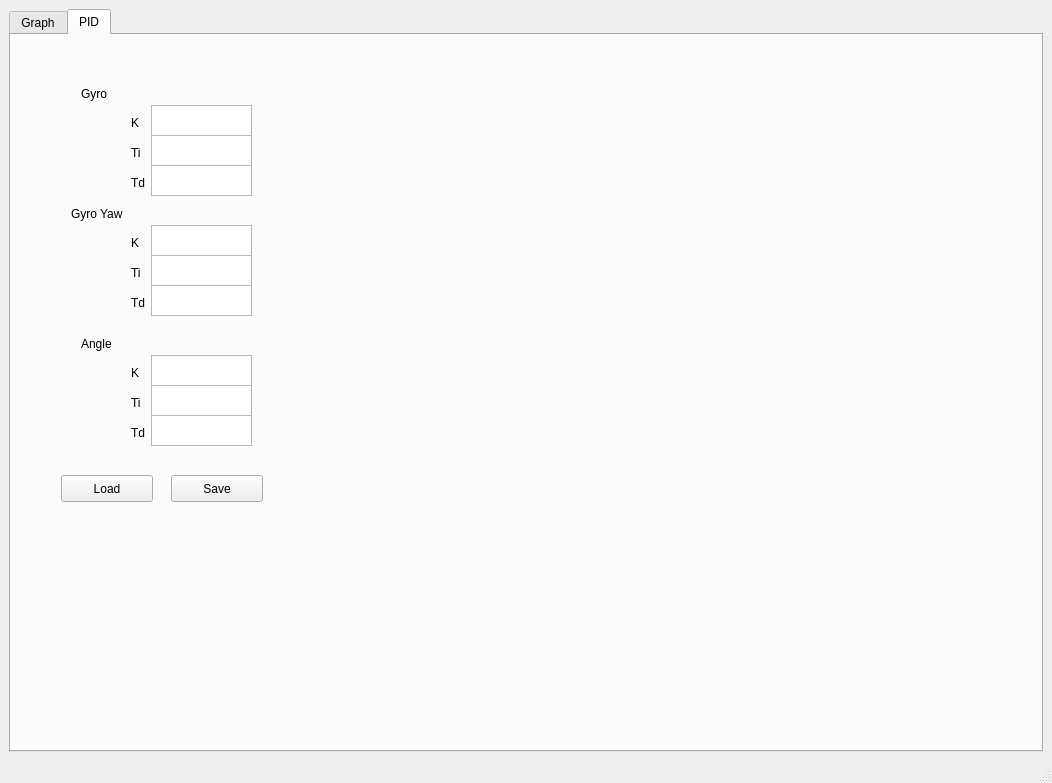
<?xml version="1.0" encoding="UTF-8"?>
<ui version="4.0">
 <class>MainWindow</class>
 <widget class="QMainWindow" name="MainWindow">
  <property name="geometry">
   <rect>
    <x>0</x>
    <y>0</y>
    <width>1052</width>
    <height>783</height>
   </rect>
  </property>
  <property name="windowTitle">
   <string>Teensyquad gui</string>
  </property>
  <widget class="QWidget" name="centralwidget">
   <layout class="QVBoxLayout" name="verticalLayout">
    <item>
     <widget class="QTabWidget" name="tabWidget">
      <property name="currentIndex">
       <number>1</number>
      </property>
      <widget class="QWidget" name="tab">
       <attribute name="title">
        <string>Graph</string>
       </attribute>
       <widget class="QWidget" name="layoutWidget">
        <property name="geometry">
         <rect>
          <x>10</x>
          <y>10</y>
          <width>107</width>
          <height>22</height>
         </rect>
        </property>
        <layout class="QHBoxLayout" name="horizontalLayout_4">
         <item>
          <widget class="QLabel" name="label">
           <property name="text">
            <string>dt</string>
           </property>
          </widget>
         </item>
         <item>
          <widget class="QLabel" name="sampleTimeLabel">
           <property name="maximumSize">
            <size>
             <width>40</width>
             <height>16777215</height>
            </size>
           </property>
           <property name="autoFillBackground">
            <bool>false</bool>
           </property>
           <property name="styleSheet">
            <string notr="true">background-color: rgb(255, 255, 255);</string>
           </property>
           <property name="text">
            <string>12345</string>
           </property>
           <property name="textFormat">
            <enum>Qt::PlainText</enum>
           </property>
          </widget>
         </item>
         <item>
          <spacer name="horizontalSpacer">
           <property name="orientation">
            <enum>Qt::Horizontal</enum>
           </property>
           <property name="sizeHint" stdset="0">
            <size>
             <width>40</width>
             <height>20</height>
            </size>
           </property>
          </spacer>
         </item>
        </layout>
       </widget>
       <widget class="PlotWidget" name="outputPlot">
        <property name="geometry">
         <rect>
          <x>0</x>
          <y>280</y>
          <width>1034</width>
          <height>217</height>
         </rect>
        </property>
        <property name="minimumSize">
         <size>
          <width>0</width>
          <height>0</height>
         </size>
        </property>
       </widget>
       <widget class="QCheckBox" name="autoPanButton">
        <property name="geometry">
         <rect>
          <x>0</x>
          <y>40</y>
          <width>1034</width>
          <height>22</height>
         </rect>
        </property>
        <property name="text">
         <string>Auto Pan</string>
        </property>
       </widget>
       <widget class="PlotWidget" name="measurementPlot">
        <property name="geometry">
         <rect>
          <x>0</x>
          <y>60</y>
          <width>1034</width>
          <height>216</height>
         </rect>
        </property>
        <property name="minimumSize">
         <size>
          <width>0</width>
          <height>0</height>
         </size>
        </property>
        <property name="autoFillBackground">
         <bool>false</bool>
        </property>
        <property name="styleSheet">
         <string notr="true"/>
        </property>
       </widget>
       <zorder>outputPlot</zorder>
       <zorder></zorder>
       <zorder>autoPanButton</zorder>
       <zorder>measurementPlot</zorder>
       <zorder>layoutWidget</zorder>
       <zorder>outputPlot</zorder>
       <zorder>autoPanButton</zorder>
       <zorder>measurementPlot</zorder>
       <zorder>label</zorder>
       <zorder>sampleTimeLabel</zorder>
       <zorder>horizontalSpacer</zorder>
      </widget>
      <widget class="QWidget" name="tab_2">
       <attribute name="title">
        <string>PID</string>
       </attribute>
       <widget class="QTextEdit" name="g_k">
        <property name="geometry">
         <rect>
          <x>140</x>
          <y>70</y>
          <width>101</width>
          <height>31</height>
         </rect>
        </property>
       </widget>
       <widget class="QTextEdit" name="g_ti">
        <property name="geometry">
         <rect>
          <x>140</x>
          <y>100</y>
          <width>101</width>
          <height>31</height>
         </rect>
        </property>
       </widget>
       <widget class="QTextEdit" name="g_Td">
        <property name="geometry">
         <rect>
          <x>140</x>
          <y>130</y>
          <width>101</width>
          <height>31</height>
         </rect>
        </property>
       </widget>
       <widget class="QLabel" name="label_2">
        <property name="geometry">
         <rect>
          <x>70</x>
          <y>50</y>
          <width>62</width>
          <height>17</height>
         </rect>
        </property>
        <property name="text">
         <string>Gyro</string>
        </property>
       </widget>
       <widget class="QLabel" name="label_3">
        <property name="geometry">
         <rect>
          <x>120</x>
          <y>80</y>
          <width>16</width>
          <height>16</height>
         </rect>
        </property>
        <property name="text">
         <string>K</string>
        </property>
       </widget>
       <widget class="QLabel" name="label_4">
        <property name="geometry">
         <rect>
          <x>120</x>
          <y>110</y>
          <width>16</width>
          <height>16</height>
         </rect>
        </property>
        <property name="text">
         <string>Ti</string>
        </property>
       </widget>
       <widget class="QLabel" name="label_5">
        <property name="geometry">
         <rect>
          <x>120</x>
          <y>140</y>
          <width>16</width>
          <height>16</height>
         </rect>
        </property>
        <property name="text">
         <string>Td</string>
        </property>
       </widget>
       <widget class="QTextEdit" name="gy_K">
        <property name="geometry">
         <rect>
          <x>140</x>
          <y>190</y>
          <width>101</width>
          <height>31</height>
         </rect>
        </property>
       </widget>
       <widget class="QLabel" name="label_6">
        <property name="geometry">
         <rect>
          <x>120</x>
          <y>260</y>
          <width>16</width>
          <height>16</height>
         </rect>
        </property>
        <property name="text">
         <string>Td</string>
        </property>
       </widget>
       <widget class="QLabel" name="label_7">
        <property name="geometry">
         <rect>
          <x>120</x>
          <y>200</y>
          <width>16</width>
          <height>16</height>
         </rect>
        </property>
        <property name="text">
         <string>K</string>
        </property>
       </widget>
       <widget class="QTextEdit" name="gy_Ti">
        <property name="geometry">
         <rect>
          <x>140</x>
          <y>220</y>
          <width>101</width>
          <height>31</height>
         </rect>
        </property>
       </widget>
       <widget class="QTextEdit" name="gy_Td">
        <property name="geometry">
         <rect>
          <x>140</x>
          <y>250</y>
          <width>101</width>
          <height>31</height>
         </rect>
        </property>
       </widget>
       <widget class="QLabel" name="label_8">
        <property name="geometry">
         <rect>
          <x>60</x>
          <y>170</y>
          <width>62</width>
          <height>17</height>
         </rect>
        </property>
        <property name="text">
         <string>Gyro Yaw</string>
        </property>
       </widget>
       <widget class="QLabel" name="label_9">
        <property name="geometry">
         <rect>
          <x>120</x>
          <y>230</y>
          <width>16</width>
          <height>16</height>
         </rect>
        </property>
        <property name="text">
         <string>Ti</string>
        </property>
       </widget>
       <widget class="QTextEdit" name="a_K">
        <property name="geometry">
         <rect>
          <x>140</x>
          <y>320</y>
          <width>101</width>
          <height>31</height>
         </rect>
        </property>
       </widget>
       <widget class="QLabel" name="label_10">
        <property name="geometry">
         <rect>
          <x>120</x>
          <y>390</y>
          <width>16</width>
          <height>16</height>
         </rect>
        </property>
        <property name="text">
         <string>Td</string>
        </property>
       </widget>
       <widget class="QLabel" name="label_11">
        <property name="geometry">
         <rect>
          <x>120</x>
          <y>330</y>
          <width>16</width>
          <height>16</height>
         </rect>
        </property>
        <property name="text">
         <string>K</string>
        </property>
       </widget>
       <widget class="QTextEdit" name="a_Ti">
        <property name="geometry">
         <rect>
          <x>140</x>
          <y>350</y>
          <width>101</width>
          <height>31</height>
         </rect>
        </property>
       </widget>
       <widget class="QTextEdit" name="a_Td">
        <property name="geometry">
         <rect>
          <x>140</x>
          <y>380</y>
          <width>101</width>
          <height>31</height>
         </rect>
        </property>
       </widget>
       <widget class="QLabel" name="label_12">
        <property name="geometry">
         <rect>
          <x>70</x>
          <y>300</y>
          <width>62</width>
          <height>17</height>
         </rect>
        </property>
        <property name="text">
         <string>Angle</string>
        </property>
       </widget>
       <widget class="QLabel" name="label_13">
        <property name="geometry">
         <rect>
          <x>120</x>
          <y>360</y>
          <width>16</width>
          <height>16</height>
         </rect>
        </property>
        <property name="text">
         <string>Ti</string>
        </property>
       </widget>
       <widget class="QPushButton" name="loadButton">
        <property name="geometry">
         <rect>
          <x>50</x>
          <y>440</y>
          <width>92</width>
          <height>27</height>
         </rect>
        </property>
        <property name="text">
         <string>Load</string>
        </property>
       </widget>
       <widget class="QPushButton" name="saveButton">
        <property name="geometry">
         <rect>
          <x>160</x>
          <y>440</y>
          <width>92</width>
          <height>27</height>
         </rect>
        </property>
        <property name="text">
         <string>Save</string>
        </property>
       </widget>
      </widget>
     </widget>
    </item>
   </layout>
  </widget>
  <widget class="QMenuBar" name="menubar">
   <property name="geometry">
    <rect>
     <x>0</x>
     <y>0</y>
     <width>1052</width>
     <height>25</height>
    </rect>
   </property>
  </widget>
  <widget class="QStatusBar" name="statusbar"/>
 </widget>
 <customwidgets>
  <customwidget>
   <class>PlotWidget</class>
   <extends>QGraphicsView</extends>
   <header>pyqtgraph</header>
  </customwidget>
 </customwidgets>
 <resources/>
 <connections/>
</ui>
